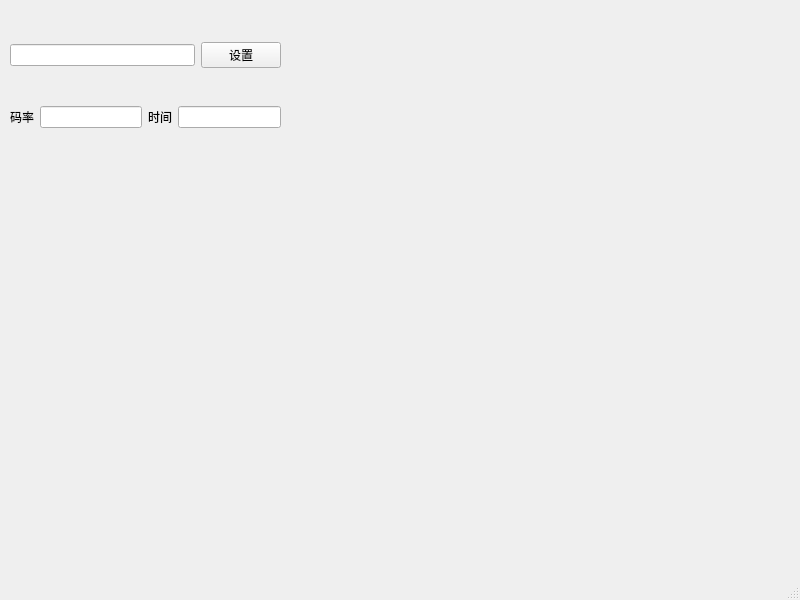
<?xml version="1.0" encoding="UTF-8"?>
<ui version="4.0">
 <class>MainWindow</class>
 <widget class="QMainWindow" name="MainWindow">
  <property name="geometry">
   <rect>
    <x>0</x>
    <y>0</y>
    <width>800</width>
    <height>600</height>
   </rect>
  </property>
  <property name="windowTitle">
   <string>工具</string>
  </property>
  <widget class="QWidget" name="centralwidget">
   <widget class="QWidget" name="gridLayoutWidget">
    <property name="geometry">
     <rect>
      <x>10</x>
      <y>10</y>
      <width>271</width>
      <height>151</height>
     </rect>
    </property>
    <layout class="QGridLayout" name="gridLayout">
     <item row="2" column="0">
      <layout class="QHBoxLayout" name="horizontalLayout">
       <item>
        <widget class="QLabel" name="label">
         <property name="text">
          <string>码率</string>
         </property>
        </widget>
       </item>
       <item>
        <widget class="QLineEdit" name="lineEdit_3">
         <property name="alignment">
          <set>Qt::AlignRight|Qt::AlignTrailing|Qt::AlignVCenter</set>
         </property>
         <property name="readOnly">
          <bool>true</bool>
         </property>
        </widget>
       </item>
       <item>
        <widget class="QLabel" name="label_2">
         <property name="text">
          <string>时间</string>
         </property>
        </widget>
       </item>
       <item>
        <widget class="QLineEdit" name="lineEdit_2">
         <property name="alignment">
          <set>Qt::AlignRight|Qt::AlignTrailing|Qt::AlignVCenter</set>
         </property>
         <property name="readOnly">
          <bool>true</bool>
         </property>
        </widget>
       </item>
      </layout>
     </item>
     <item row="1" column="0">
      <layout class="QHBoxLayout" name="horizontalLayout_2">
       <item>
        <widget class="QLineEdit" name="lineEdit">
         <property name="alignment">
          <set>Qt::AlignRight|Qt::AlignTrailing|Qt::AlignVCenter</set>
         </property>
        </widget>
       </item>
       <item>
        <widget class="QPushButton" name="pushButton">
         <property name="text">
          <string>设置</string>
         </property>
        </widget>
       </item>
      </layout>
     </item>
    </layout>
   </widget>
  </widget>
  <widget class="QMenuBar" name="menubar">
   <property name="geometry">
    <rect>
     <x>0</x>
     <y>0</y>
     <width>800</width>
     <height>23</height>
    </rect>
   </property>
  </widget>
  <widget class="QStatusBar" name="statusbar"/>
 </widget>
 <resources/>
 <connections/>
</ui>
